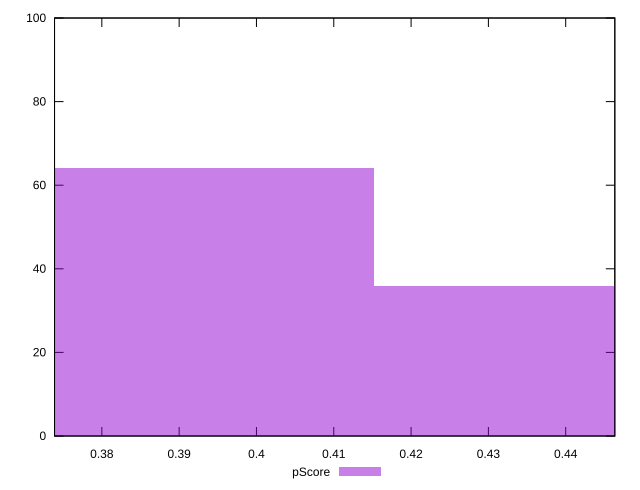

Generate this figure with gnuplot:
reset

$pScore <<EOF
0.38322107364464597 64
0.4470912525854203 36
EOF

set key outside below
set boxwidth 0.06387017894077433
set xrange [0.37388235294117644:0.44635294117647056]
set yrange [0:100]
set trange [0:100]
set style fill transparent solid 0.5 noborder
set terminal svg size 640, 490 enhanced background rgb 'white'
set output "reports/report_00032_2021-02-25T10-28-15.087Z/uses-rel-preload/samples/music/pScore/histogram.svg"

plot $pScore title "pScore" with boxes

reset
